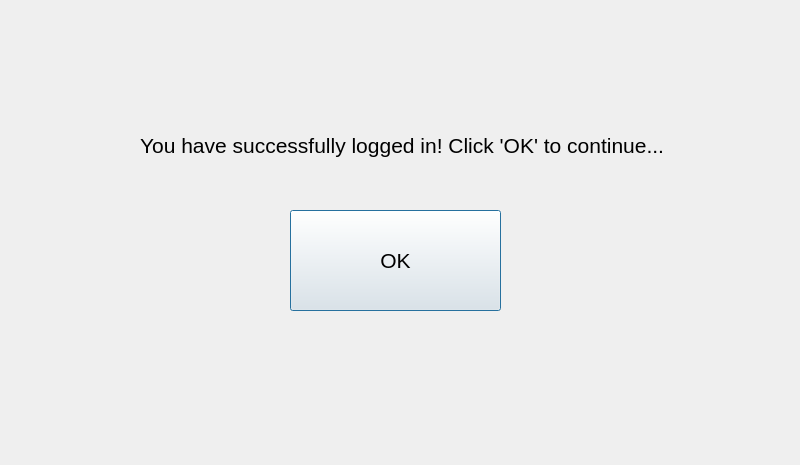
<?xml version="1.0" encoding="UTF-8"?>
<ui version="4.0">
 <class>loginsuccess</class>
 <widget class="QDialog" name="loginsuccess">
  <property name="geometry">
   <rect>
    <x>0</x>
    <y>0</y>
    <width>800</width>
    <height>465</height>
   </rect>
  </property>
  <property name="windowTitle">
   <string>Dialog</string>
  </property>
  <widget class="QLabel" name="label">
   <property name="geometry">
    <rect>
     <x>140</x>
     <y>90</y>
     <width>561</width>
     <height>111</height>
    </rect>
   </property>
   <property name="font">
    <font>
     <pointsize>16</pointsize>
    </font>
   </property>
   <property name="text">
    <string>You have successfully logged in! Click 'OK' to continue...</string>
   </property>
  </widget>
  <widget class="QPushButton" name="loginsucButton">
   <property name="geometry">
    <rect>
     <x>290</x>
     <y>210</y>
     <width>211</width>
     <height>101</height>
    </rect>
   </property>
   <property name="font">
    <font>
     <pointsize>16</pointsize>
    </font>
   </property>
   <property name="text">
    <string>OK</string>
   </property>
  </widget>
 </widget>
 <resources/>
 <connections/>
</ui>
